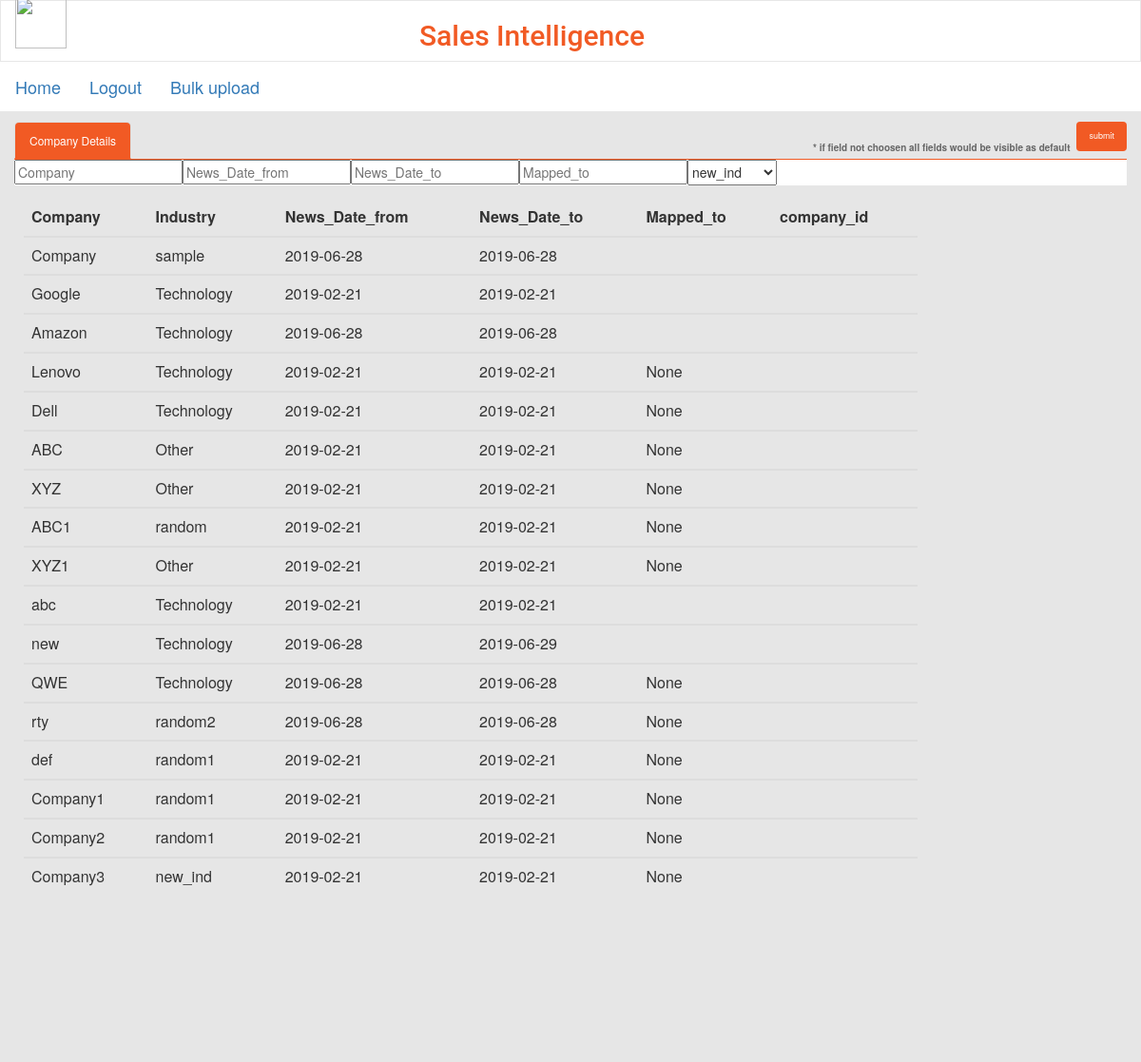
The app's page /Company_Details (signed in) with its own data.
### app/models.py (models this page shows, shortened)
class CompanyData(db.Model):
    Company = db.Column(db.String(64))
    Industry = db.Column(db.String(64))
    News_Date_from = db.Column(db.String(64))
    News_Date_to = db.Column(db.String(64))
    Mapped_to = db.Column(db.String(64))
    company_id = db.Column(db.Integer,primary_key=True)

### app/routes.py (the view, shortened to what this page needs)
@app.route('/Company_Details',methods = ['POST','GET'])
def Company_Details():
    if(current_user.is_authenticated):
        table = CompanyData.query.all()
        industries = []
        for val in table:
            industries.append(val.Industry)
        industries = list(set(industries))
        form = CompanyFiltersForm()
        print(industries)
        header = list(CompanyData.__table__.columns.keys())
        return render_template('company.html',  table = table,header = header,industries = industries,form = form)
    else:
        return redirect(url_for('login'))

### app/forms.py
class CompanyFiltersForm(FlaskForm):
    Company = StringField('Company')
    table = CompanyData.query.all()
    industries = []
    for val in table:
        industries.append(val.Industry)
    industries = list(set(industries))
    choice_list = []
    for i in industries:
        choice_list.append((i,i))
    Industry = SelectField('Industry',choices=choice_list)
    News_Date_from = StringField('News Date From') #DateField('News Date From', format='%m/%d/%Y')
    News_Date_to = StringField('News Date To') #DateField('News Date To', format='%m/%d/%Y')
    Mapped_to = StringField('Mapped to')
    submit = SubmitField('submit')

### app/models.py (called while the page is built)
@login.user_loader
def load_user(id):
    return User.query.get(int(id))

### app/templates/company.html
{% extends "base.html" %}
{% block content %}
<div class="container-fluid text-center">
    <div class="row content">
        <div class="col-sm-12 text-left">
        <form method="POST">
            <ul class="nav nav-tabs" style="    margin-top: 11px;">
                    <li class="active"><a data-toggle="tab" href="#home">Company Details</a></li>
                        {{ form.submit(class_ ="btn btn-primary btn-sm pull-right submit-button-company-filter") }}
                        <label class="pull-right" style="font-size: 10px;color: #666666;margin-right: 7px;
                            margin-top: 20px;">* if field not choosen all fields would be visible as default</label>
            </ul>
            <ul class="nav nav-tabs" style="border-bottom: 1px solid #ffffff;margin-left:0px;background-color: #fff;height: 26.4px;">
            <li>
                <p>
                    {{form.Company(placeholder = 'Company')}}
                </p>
            </li>
            <li>
            <p>
                    {{ form.News_Date_from(placeholder = 'News_Date_from')}}
            </p>
            </li>
            <li>
            <p>
                    {{ form.News_Date_to(placeholder = 'News_Date_to')}}
            </p>
            </li>
            <li>
            <p>
                    {{ form.Mapped_to(placeholder = 'Mapped_to')}}
            </p>
            </li>
            <li>
            <p >
                {{ form.Industry(placeholder = 'Industry',class_ = 'Company_Industry_select_')}}
            </p>
            </li>
        </ul>
        </form>
    </div>
    <div style="padding-left: 25px">
            <table style="width:80%;padding-left: 25px" class="table table-dark">
                <thead class="thead-dark">
                    <tr >
                    {% for head in header %}
                        <th scope="col" >{{head}}</th>
                    {% endfor %}
                    </tr>
                </thead>
            {% for i in table %}
                <tbody>
                    <tr >
                    <td>{{i.Company}}</td>
                    <td>{{i.Industry}}</td>
                    <td>{{i.News_Date_from}}</td>
                    <td>{{i.News_Date_to}}</td>
                    <td>{{i.Mapped_to}}</td>
                    </tr>
                </tbody>
                {% endfor %}
            </table>
            </div>
    </div>
</div>
{% endblock %}

### app/templates/base.html (shortened to what this page needs)
<html>
    <head>
      <link rel="stylesheet" href="https://maxcdn.bootstrapcdn.com/bootstrap/3.4.0/css/bootstrap.min.css">
      <link rel="stylesheet" href="https://cdnjs.cloudflare.com/ajax/libs/font-awesome/4.7.0/css/font-awesome.min.css">
      <link href="{{ url_for('static',filename='base_style.css') }}" rel="stylesheet" type="text/css" />
    </head>
    <body>
        <nav class="navbar navbar-default">
            <div class="container-fluid">
                 <a class="navbar-brand" href="#"><img  src="http://reports.course5i.com/logos/BlueoceanID210518.jpg" v:shapes="Picture_x0020_1"></a>
                 <h2 style="color: #F15A24;text-align: center;font-family: roboto;margin-right: 150px;">Sales Intelligence</h2>
            </div>
          </nav>
      <nav class="navbar navbar-expand-lg navbar-dark bg-dark">
        <a class="navbar-brand" href="{{ url_for('Company_Details') }}">Home</a>
        {% if current_user.is_anonymous %}
        <a class="navbar-brand" href="{{ url_for('login') }}">Login</a>
        {% else %}
        <a class="navbar-brand" href="{{ url_for('logout') }}">Logout</a>
        {% endif %}
        <a class="navbar-brand" href="{{ url_for('upload_file') }}">Bulk upload</a>
      </nav>
        {% block content %}{% endblock %}
    </body>
</html>

### app/static/base_style.css (style rules this page uses)
.submit-button-company-filter { background-color: #F15A24; height: 31px; font-size: 12px; border-radius: 0px; }
.Company_Industry_select_ { height: 26.4px; }
.container-fluid { padding-right: 15px; padding-left: 15px; margin-right: auto; margin-left: auto; background-color: #fff; }
.navbar { margin-bottom: 0; border-radius: 0; }
.row.content { height: 1000px; background-color: #E6E6E6; }
.nav-tabs { border-bottom: 1px solid #f15a24; }
.nav-tabs>li { float: left; margin-bottom: -1px; }
.nav-tabs>li.active>a, .nav-tabs>li.active>a:focus, .nav-tabs>li.active>a:hover { color:#ffffff; font-size: 12px; cursor: default; background-color: #F15A24; border: 1px solid #ddd; border-bottom-color: transparent; border-radius-top: 5px; margin-left: 0px; }
.nav-tabs>li>a { margin-left: 0px; margin-right: 0px; font-size: 12px; line-height: 1.42857143; background-color: #C4BFBF; color: #fff; border: 1px solid transparent; border-radius: 5px 5px 0 0; }
.btn { display: inline-block; margin-bottom: 0; font-weight: 400; text-align: center; white-space: nowrap; vertical-align: middle; -ms-touch-action: manipulation; touch-action: manipulation; cursor: pointer; background-image: none; border: 1px solid transparent; padding: 6px 12px; font-size: 9px; line-height: 1.42857143; border-radius: 4px; -webkit-user-select: none; -moz-user-select: none; -ms-user-select: none; user-select: none; }
.navbar-brand>img { display: block; margin-top: -19px; height: 54px; }

### records on screen
CompanyData: Company "Company", Industry "sample", News_Date_from "2019-06-28", News_Date_to "2019-06-28"
CompanyData: Company "Google", Industry "Technology", News_Date_from "2019-02-21", News_Date_to "2019-02-21"
CompanyData: Company "Amazon", Industry "Technology", News_Date_from "2019-06-28", News_Date_to "2019-06-28"
CompanyData: Company "Lenovo", Industry "Technology", News_Date_from "2019-02-21", News_Date_to "2019-02-21", Mapped_to "None"
CompanyData: Company "Dell", Industry "Technology", News_Date_from "2019-02-21", News_Date_to "2019-02-21", Mapped_to "None"
CompanyData: Company "ABC", Industry "Other", News_Date_from "2019-02-21", News_Date_to "2019-02-21", Mapped_to "None"
CompanyData: Company "XYZ", Industry "Other", News_Date_from "2019-02-21", News_Date_to "2019-02-21", Mapped_to "None"
CompanyData: Company "ABC1", Industry "random", News_Date_from "2019-02-21", News_Date_to "2019-02-21", Mapped_to "None"
CompanyData: Company "XYZ1", Industry "Other", News_Date_from "2019-02-21", News_Date_to "2019-02-21", Mapped_to "None"
CompanyData: Company "abc", Industry "Technology", News_Date_from "2019-02-21", News_Date_to "2019-02-21"
CompanyData: Company "new", Industry "Technology", News_Date_from "2019-06-28", News_Date_to "2019-06-29"
CompanyData: Company "QWE", Industry "Technology", News_Date_from "2019-06-28", News_Date_to "2019-06-28", Mapped_to "None"
CompanyData: Company "rty", Industry "random2", News_Date_from "2019-06-28", News_Date_to "2019-06-28", Mapped_to "None"
CompanyData: Company "def", Industry "random1", News_Date_from "2019-02-21", News_Date_to "2019-02-21", Mapped_to "None"
CompanyData: Company "Company1", Industry "random1", News_Date_from "2019-02-21", News_Date_to "2019-02-21", Mapped_to "None"
CompanyData: Company "Company2", Industry "random1", News_Date_from "2019-02-21", News_Date_to "2019-02-21", Mapped_to "None"
CompanyData: Company "Company3", Industry "new_ind", News_Date_from "2019-02-21", News_Date_to "2019-02-21", Mapped_to "None"

### other values on screen
{{ head }} "Company" "Industry" "News_Date_from" "News_Date_to" "Mapped_to" "company_id"
